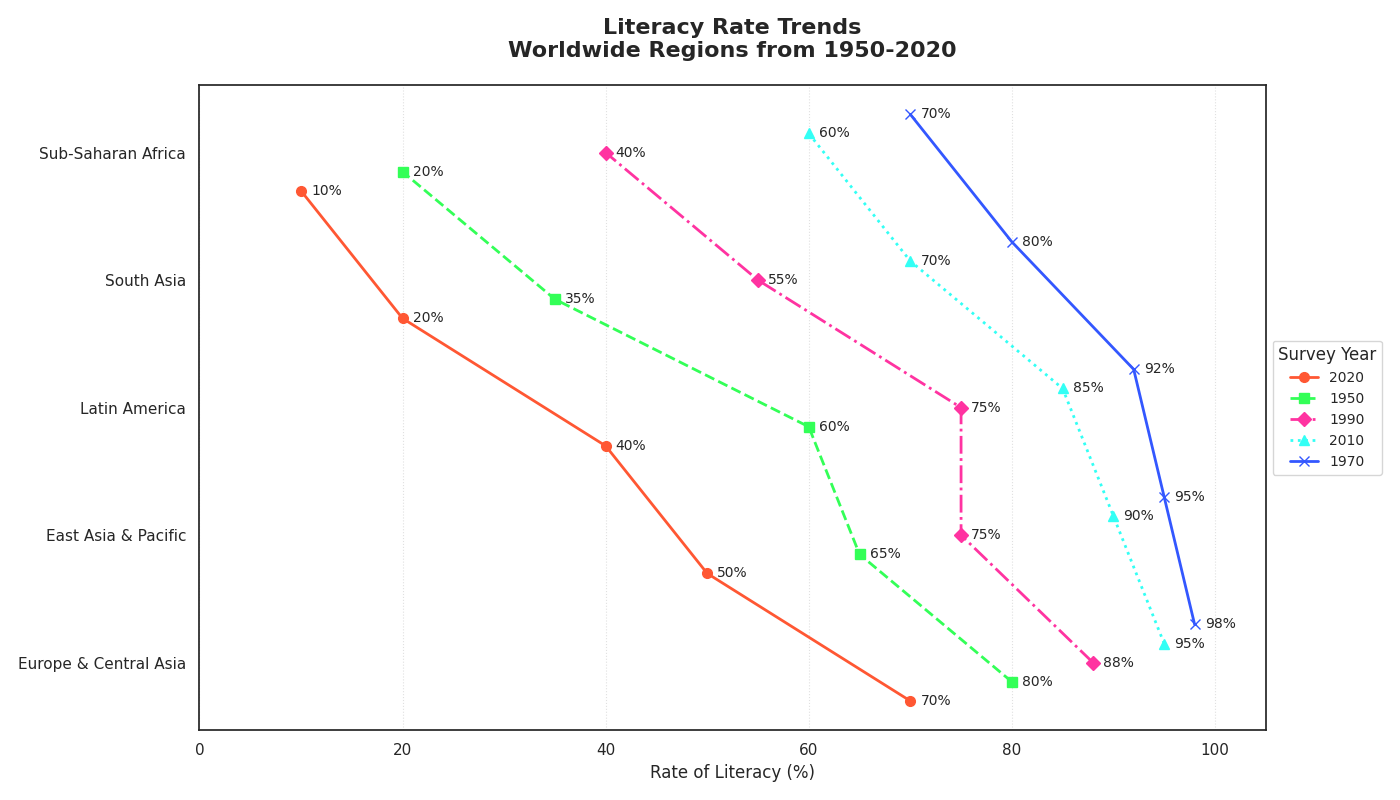

Source code (Python):
import matplotlib.pyplot as plt
import numpy as np

regions = ['East Asia & Pacific', 'Latin America', 'South Asia', 
           'Sub-Saharan Africa', 'Europe & Central Asia']
years = [2020, 1950, 1990, 2010, 1970]

literacy_rates = {
    'East Asia & Pacific': [40, 60, 75, 90, 95],
    'Latin America': [50, 65, 75, 85, 92],
    'South Asia': [20, 35, 55, 70, 80],
    'Sub-Saharan Africa': [10, 20, 40, 60, 70],
    'Europe & Central Asia': [70, 80, 88, 95, 98]
}

fig, ax = plt.subplots(figsize=(14, 8))

styles = [{'color': '#FF5733', 'linestyle': '-', 'marker': 'o'},
          {'color': '#33FF57', 'linestyle': '--', 'marker': 's'},
          {'color': '#FF33A1', 'linestyle': '-.', 'marker': 'D'},
          {'color': '#33FFF5', 'linestyle': ':', 'marker': '^'},
          {'color': '#3357FF', 'linestyle': '-', 'marker': 'x'}]

# Sort the data and plot
for i, year in enumerate(years):
    rates = [(region, literacy_rates[region][i]) for region in regions]
    rates.sort(key=lambda x: x[1], reverse=True)
    
    sorted_regions = [x[0] for x in rates]
    sorted_rates = [x[1] for x in rates]

    y_positions = np.arange(len(sorted_regions)) + (i * 0.15)
    ax.plot(sorted_rates, y_positions, label=f'{year}', **styles[i], linewidth=2, markersize=7)
    
    for x, y in zip(sorted_rates, y_positions):
        ax.text(x + 1, y, f'{x}%', va='center', ha='left', fontsize=10)

ax.set_yticks(np.arange(len(regions)) + 0.3)
ax.set_yticklabels(sorted_regions)
ax.set_xlabel('Rate of Literacy (%)')
ax.set_xlim(0, 105)  # Adjust xlim for markers visibility
ax.set_title('Literacy Rate Trends\nWorldwide Regions from 1950-2020',
             fontsize=16, fontweight='bold', pad=20)

ax.grid(True, which='major', linestyle=':', linewidth=0.8, axis='x', alpha=0.6)

ax.legend(title="Survey Year", bbox_to_anchor=(1, 0.5), loc='center left', fontsize='small')

plt.tight_layout()
plt.show()
